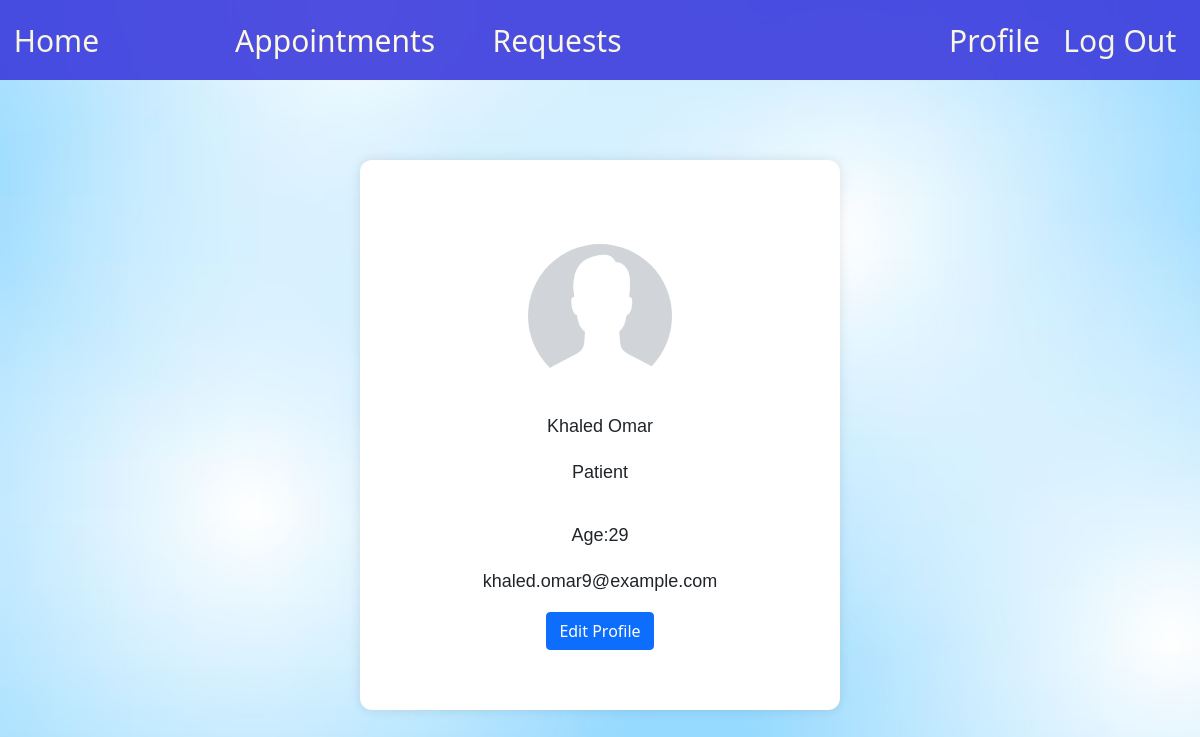
The app's page /includes/profile.php?id=9&role=patient (signed in) with its own data.
### tables this page shows
CREATE TABLE IF NOT EXISTS `patient` (
    `id` INT NOT NULL AUTO_INCREMENT,
    `email` VARCHAR(30) NOT NULL,
    `password` VARCHAR(255) NOT NULL,
    `first_name` VARCHAR(30) NOT NULL,
    `last_name` VARCHAR(30) NOT NULL,
    `age` INT NOT NULL,
    `gender` CHAR(1) NOT NULL,
    `phone` VARCHAR(30) NULL,
    `role` VARCHAR(30) NOT NULL DEFAULT 'patient',
    `pp` VARCHAR(255) NOT NULL DEFAULT 'default.png',
    PRIMARY KEY (`id`),
    UNIQUE (`email`)
);

### includes/functions.php (called while the page is built, shortened)
<?php
    function get_user_info($dbc,$user_id,$role){
        $valid_role = $role=='patient' || $role=='doctor' || $role=='secretary';
        $inserted_date = "first_name,last_name,email,role,gender,age,phone";
        if($role == 'patient'){
            $query = "SELECT id,pp,".$inserted_date." FROM patient WHERE id =?";
        }
        $stmt = $dbc->prepare($query);
        $stmt->bind_param("i",$user_id);
        $stmt->execute();
        $result = $stmt->get_result();
        return $result->fetch_assoc();
    }
?>

### includes/profile.php (the view, shortened to what this page needs)
<link href="../static/css/profile.css" rel="stylesheet" type="text/css">
<link href="https://cdn.jsdelivr.net/npm/bootstrap@5.1.3/dist/css/bootstrap.min.css" rel="stylesheet">
<?php
include "header.php";
?>
<body style="background-image: url('../static/media/light_blue_bck_img.avif'); background-size: cover; background-repeat: no-repeat;">
<?php
$dbc = connectServer('localhost', 'root', '', 0);
if(isset($_GET['id']) && isset($_GET['role'])){
    $user = get_user_info($dbc,$_GET['id'],$_GET['role']);
}
else{
$user = get_user_info($dbc,$_SESSION['user_id'],$_SESSION['role']);
}
?>
<div class="container">
    <div class="profile-container">
    <div class="profile-photo">
        <img src="../static/media/profile/<?=$user['pp']?>" alt="User Photo">
    </div>
    <div class="profile-info">
        <p><strong></strong><?php echo $user['first_name']." ".$user['last_name'] ?></p>
        <p><strong></strong> <?php echo ucfirst($user['role'])?></p>
        <p><strong></strong><?php echo $user['phone']?></p>
        <p>Age:<strong></strong><?php echo $user['age']?></p>
        <p><strong></strong> <?php echo $user['email']?></p>
    </div>
    <a href="edit_profile.php" class="btn btn-primary">
        Edit Profile
    </a>
    </div>
</div>
</body>

### static/css/profile.css (style rules this page uses)
.profile-container { display: flex; flex-direction: column; align-items: center; width: 40vw; background-color: #fff; padding: 5vw; border-radius: 1vw; box-shadow: 0 0 1vw rgba(0, 0, 0, 0.1); }
.container { padding-top: 10vh; width: 100vw; display: flex; justify-content: center; }
.profile-photo { margin: 2vw; width: 12vw; height: 12vw; border-radius: 50%; overflow: hidden; }
.profile-photo img { width: 100%; height: 100%; object-fit: cover; }
.profile-info { font-family: 'Trebuchet MS', 'Lucida Sans Unicode', 'Lucida Grande', 'Lucida Sans', Arial, sans-serif; font-size: 1.5vw; text-align: center; }
.profile-info p { padding: 0.1vw; }

### static/css/header.css (style rules this page uses)
* { margin: 0; padding: 0; box-sizing: border-box; }
body { background-color: #f4f4f4; }

### records on screen
patient: pp (placeholder picture), first_name "Khaled", last_name "Omar", role "Patient", age "29", email "khaled.omar9@example.com"
